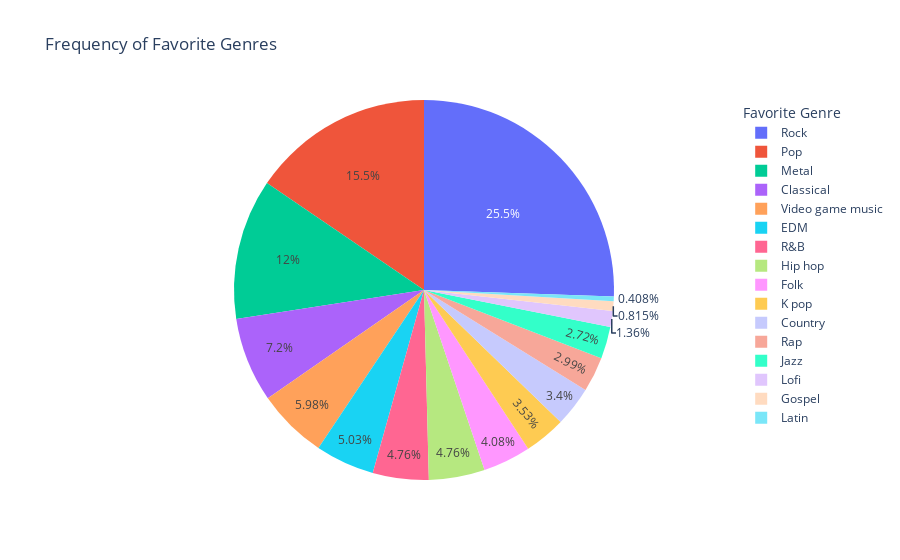

The notebook cell saved with this chart:
### Markdown cell above
### Favorite Genre

### Code cell
my_cols = 'Fav genre'
fig = px.pie(df[my_cols].dropna(),
             names=my_cols,
             title="Frequency of Favorite Genres")
fig.update_layout(legend_title_text="Favorite Genre")
fig.show()

### Figure 1 — Plotly figure (JSON) as saved in the notebook; plotly's stock layout.template omitted (floating-point values rounded to 4 significant figures; data arrays with more than 128 entries replaced by an {"elided": "..."} marker saying what was removed)
{"data": [{"domain": {"x": [0, 1], "y": [0, 1]}, "hovertemplate": "Fav genre=%{label}<extra></extra>", "labels": {"elided": "736 str values"}, "legendgroup": "", "name": "", "showlegend": true, "type": "pie"}], "layout": {"legend": {"title": {"text": "Favorite Genre"}, "tracegroupgap": 0}, "title": {"text": "Frequency of Favorite Genres"}}}
